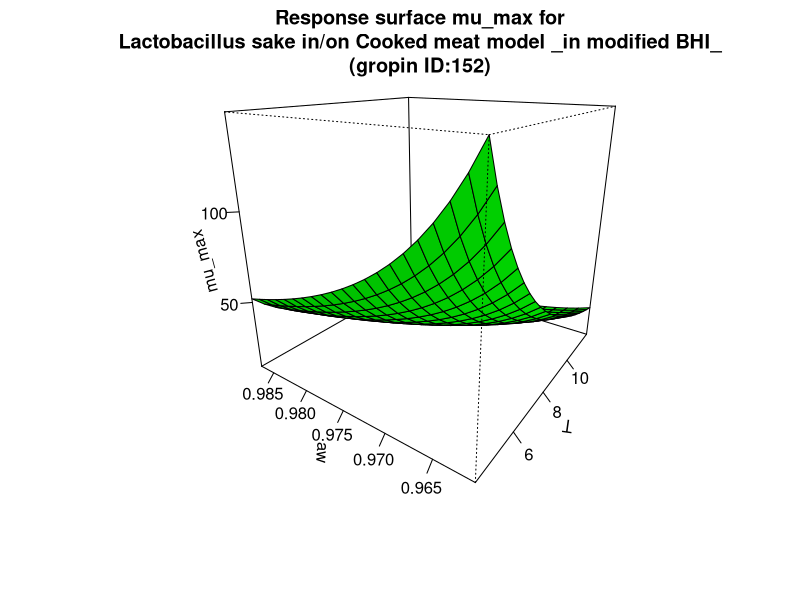

The R script that drew this image:
#############################
# start of Parameter script
#############################
T <- seq(4.004,11.988011988012,length.out=21)
aw <- seq(0.961038961038961,0.986986,length.out=21)
#############################
# end of Parameter script
#############################
############################# 
# start of Model script Gropin ID 152 
#############################
 
# constant coefficients for this model
c <- 0.012
awmin <- 0.9469
Tmin <- -2.31
 
variables <- data.frame(T,aw)
argumentsPar <- expand.grid(variables)
 
# heart of the model
response_surface <- function(T,aw) {
   mumax <-(1/(c*(aw-awmin)*((T-Tmin)^2)))

return(mumax=mumax)
} 

# output parameters
mumax <- cbind(argumentsPar,response_surface(argumentsPar['T'],argumentsPar['aw']))
colnames(mumax) <- c(colnames(argumentsPar),'mumax')
#############################
# End of Model script
#############################
############################# 
# start of Visualisation script Gropin ID 152 
#############################
persp(T,aw,matrix(unlist(mumax$mumax),nrow=21),col = 'green',xlab='T',ylab='aw',zlab='mu_max',main='Response surface mu_max for
Lactobacillus sake in/on Cooked meat model _in modified BHI_
(gropin ID:152)',theta=305,phi=20,shade=0.25,ticktype = 'detailed')
#############################
# End of Visualisation script
#############################
